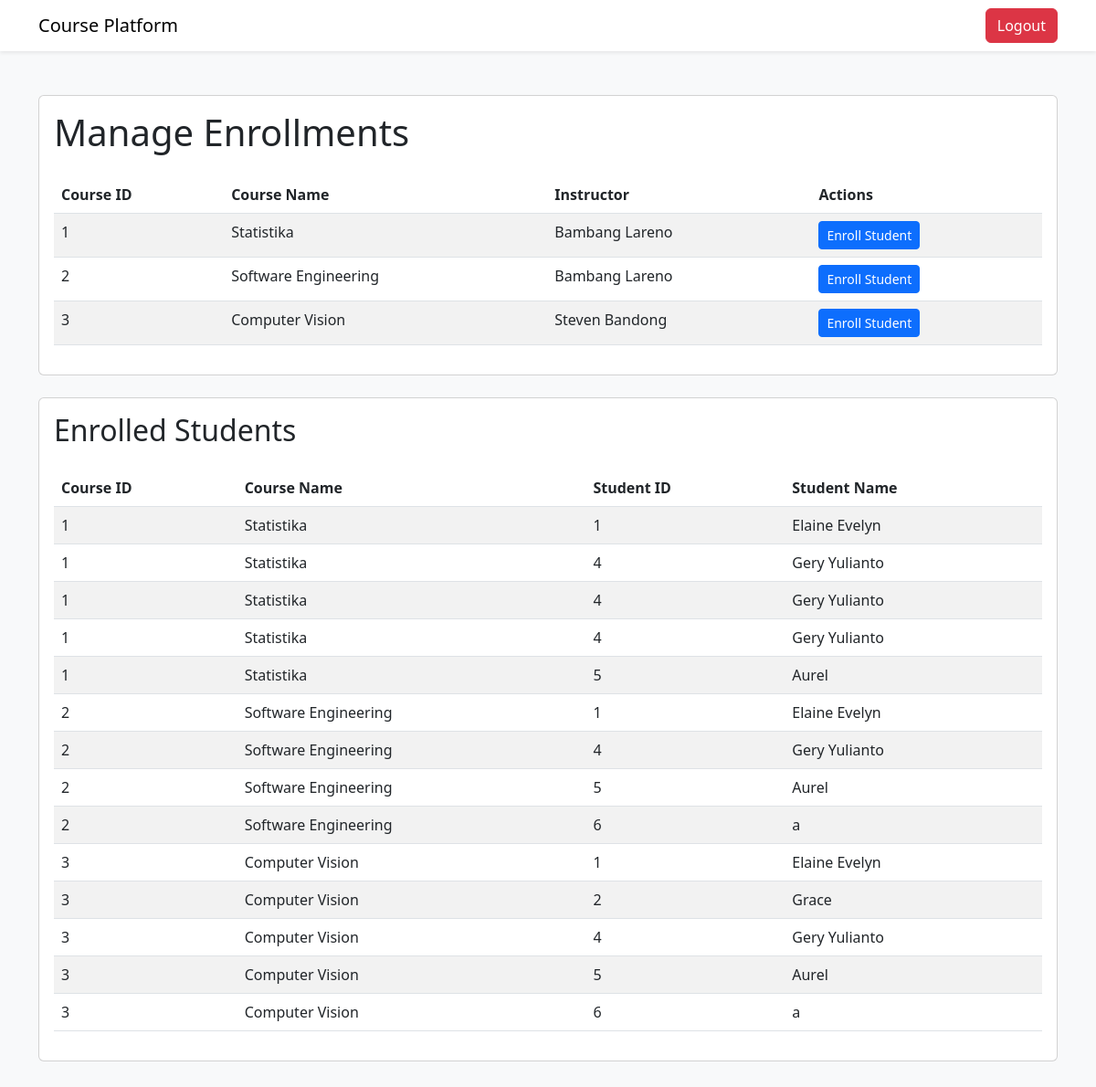
Page /admin/manage-enrollments (signed in) on the committed database.
### tables this page shows
CREATE TABLE kursus (
                id_kursus INTEGER PRIMARY KEY AUTOINCREMENT,
                id_instruktur INTEGER,
                nama_kursus TEXT NOT NULL,
                harga_kursus INT NOT NULL,
                FOREIGN KEY (id_instruktur) REFERENCES instruktur(id_instruktur)
            );

CREATE TABLE instruktur (
                id_instruktur INTEGER PRIMARY KEY AUTOINCREMENT,
                nama_instruktur TEXT NOT NULL,
                email TEXT NOT NULL,
                password TEXT NOT NULL
            );

CREATE TABLE peserta_has_kursus (
                id_peserta INTEGER,
                id_kursus INTEGER,
                FOREIGN KEY (id_peserta) REFERENCES peserta(id_peserta),
                FOREIGN KEY (id_kursus) REFERENCES kursus(id_kursus)
            );

CREATE TABLE peserta (
                id_peserta INTEGER PRIMARY KEY AUTOINCREMENT,
                email TEXT NOT NULL,
                nama_peserta TEXT NOT NULL,
                password TEXT NOT NULL,
                no_telpon TEXT NOT NULL,
                alamat TEXT NOT NULL,
                kota TEXT NOT NULL,
                provinsi TEXT NOT NULL,
                kode_pos INT NOT NULL,
                negara TEXT NOT NULL
            );

### features/auth.py (the view)
    def manage_enrollments(self):
        if not session.get('email') and session.get('role') != 'admin':
            return redirect('/login_admin')
        courses = query_db('SELECT * FROM kursus INNER JOIN instruktur ON kursus.id_instruktur = instruktur.id_instruktur')
        enrollments = query_db('SELECT * FROM peserta_has_kursus INNER JOIN peserta ON peserta_has_kursus.id_peserta = peserta.id_peserta INNER JOIN kursus ON peserta_has_kursus.id_kursus = kursus.id_kursus ORDER BY peserta_has_kursus.id_kursus, peserta_has_kursus.id_peserta')
        return render_template('manage_enrollments_page.html', enrollments=enrollments, courses=courses)

### database.py (called while the page is built)
def get_db():
    db = getattr(g, '_database', None)
    if db is None:
        db = g._database = sqlite3.connect(DATABASE)
        db.row_factory = sqlite3.Row
    return db

def query_db(query, args=(), one=False):
    cur = get_db().execute(query, args)
    rv = cur.fetchall()
    cur.close()
    get_db().commit()
    return (rv[0] if rv else None) if one else rv

### templates/manage_enrollments_page.html (shortened to what this page needs)
<!DOCTYPE html>
<html lang="en">
<head>
    <link href="https://cdn.jsdelivr.net/npm/bootstrap@5.3.0/dist/css/bootstrap.min.css" rel="stylesheet">
</head>
<body class="bg-light">
    <nav class="navbar navbar-expand-lg navbar-light bg-white shadow-sm">
        <div class="container">
            <a class="navbar-brand" href="/admin">Course Platform</a>
            <div class="d-flex">
                <a href="/logout" class="btn btn-danger">Logout</a>
            </div>
        </div>
    </nav>
    <div class="container py-5">
        <div class="card mb-4">
            <div class="card-body">
                <h1 class="card-title mb-4">Manage Enrollments</h1>
                <table class="table table-striped">
                    <thead>
                        <tr>
                            <th>Course ID</th>
                            <th>Course Name</th>
                            <th>Instructor</th>
                            <th>Actions</th>
                        </tr>
                    </thead>
                    <tbody>
                        {% for course in courses %}
                        <tr>
                            <td>{{ course.id_kursus }}</td>
                            <td>{{ course.nama_kursus }}</td>
                            <td>{{ course.nama_instruktur }}</td>
                            <td>
                                <a href="/admin/enroll-student/{{ course.id_kursus }}"
                                    class="btn btn-sm btn-primary">Enroll Student</a>
                            </td>
                        </tr>
                        {% endfor %}
                    </tbody>
                </table>
            </div>
        </div>
        <div class="card">
            <div class="card-body">
                <h2 class="card-title mb-4">Enrolled Students</h2>
                <table class="table table-striped">
                    <thead>
                        <tr>
                            <th>Course ID</th>
                            <th>Course Name</th>
                            <th>Student ID</th>
                            <th>Student Name</th>
                        </tr>
                    </thead>
                    <tbody>
                        {% for enrollment in enrollments %}
                        <tr>
                            <td>{{ enrollment.id_kursus }}</td>
                            <td>{{ enrollment.nama_kursus }}</td>
                            <td>{{ enrollment.id_peserta }}</td>
                            <td>{{ enrollment.nama_peserta }}</td>
                        </tr>
                        {% endfor %}
                    </tbody>
                </table>
            </div>
        </div>
    </div>
</body>
</html>

### rows in the picture
kursus: id_kursus "1", nama_kursus "Statistika", nama_instruktur "Bambang Lareno"
kursus: id_kursus "2", nama_kursus "Software Engineering", nama_instruktur "Bambang Lareno"
kursus: id_kursus "3", nama_kursus "Computer Vision", nama_instruktur "Steven Bandong"
peserta_has_kursus: id_kursus "1", nama_kursus "Statistika", id_peserta "1", nama_peserta "Elaine Evelyn"
peserta_has_kursus: id_kursus "1", nama_kursus "Statistika", id_peserta "4", nama_peserta "Gery Yulianto"
peserta_has_kursus: id_kursus "1", nama_kursus "Statistika", id_peserta "4", nama_peserta "Gery Yulianto"
peserta_has_kursus: id_kursus "1", nama_kursus "Statistika", id_peserta "4", nama_peserta "Gery Yulianto"
peserta_has_kursus: id_kursus "1", nama_kursus "Statistika", id_peserta "5", nama_peserta "Aurel"
peserta_has_kursus: id_kursus "2", nama_kursus "Software Engineering", id_peserta "1", nama_peserta "Elaine Evelyn"
peserta_has_kursus: id_kursus "2", nama_kursus "Software Engineering", id_peserta "4", nama_peserta "Gery Yulianto"
peserta_has_kursus: id_kursus "2", nama_kursus "Software Engineering", id_peserta "5", nama_peserta "Aurel"
peserta_has_kursus: id_kursus "2", nama_kursus "Software Engineering", id_peserta "6", nama_peserta "a"
peserta_has_kursus: id_kursus "3", nama_kursus "Computer Vision", id_peserta "1", nama_peserta "Elaine Evelyn"
peserta_has_kursus: id_kursus "3", nama_kursus "Computer Vision", id_peserta "2", nama_peserta "Grace"
peserta_has_kursus: id_kursus "3", nama_kursus "Computer Vision", id_peserta "4", nama_peserta "Gery Yulianto"
peserta_has_kursus: id_kursus "3", nama_kursus "Computer Vision", id_peserta "5", nama_peserta "Aurel"
peserta_has_kursus: id_kursus "3", nama_kursus "Computer Vision", id_peserta "6", nama_peserta "a"
